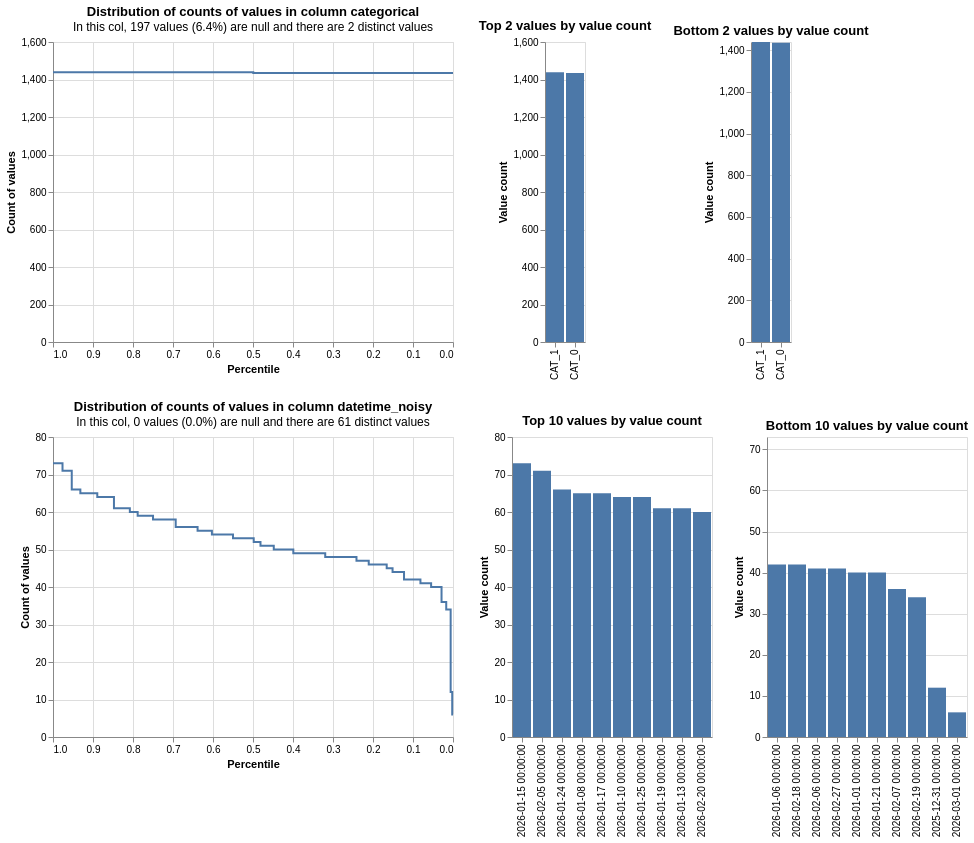

The notebook cell saved with this chart:
### Code cell
from splink.exploratory import profile_columns

db_api = build_api_with_con(MEM_LIMIT, TEMP_DIR)

profile_columns(
    [df1, df2],
    db_api=db_api,
    column_expressions=[
        "categorical",
        "datetime_noisy",
    ],
)

### Figure 1 — Vega-Lite specification as saved in the notebook (floating-point values rounded to 4 significant figures)
{"config": {"view": {"continuousWidth": 400, "continuousHeight": 300}}, "vconcat": [{"hconcat": [{"mark": {"type": "line", "interpolate": "step-before"}, "data": {"values": [{"percentile_ex_nulls": 0.4993, "percentile_inc_nulls": 0.5314, "value_count": 1439, "group_name": "categorical", "total_non_null_rows": 2874, "total_rows_inc_nulls": 3071, "sum_tokens_in_value_count_group": 1439, "distinct_value_count": 2}, {"percentile_ex_nulls": 0.0, "percentile_inc_nulls": 0.06415, "value_count": 1435, "group_name": "categorical", "total_non_null_rows": 2874, "total_rows_inc_nulls": 3071, "sum_tokens_in_value_count_group": 1435, "distinct_value_count": 2}, {"percentile_ex_nulls": 1.0, "percentile_inc_nulls": 1.0, "value_count": 1439, "group_name": "categorical", "total_non_null_rows": 2874, "total_rows_inc_nulls": 3071, "sum_tokens_in_value_count_group": 1439, "distinct_value_count": 2}]}, "encoding": {"tooltip": [{"field": "value_count", "type": "quantitative"}, {"field": "percentile_ex_nulls", "type": "quantitative"}, {"field": "percentile_inc_nulls", "type": "quantitative"}, {"field": "total_non_null_rows", "type": "quantitative"}, {"field": "total_rows_inc_nulls", "type": "quantitative"}], "x": {"field": "percentile_ex_nulls", "sort": "descending", "title": "Percentile", "type": "quantitative"}, "y": {"field": "value_count", "title": "Count of values", "type": "quantitative"}}, "title": {"text": "Distribution of counts of values in column categorical", "subtitle": "In this col, 197 values (6.4%) are null and there are 2 distinct values"}}, {"mark": "bar", "data": {"values": [{"value_count": 1439, "group_name": "categorical", "value": "CAT_1", "total_non_null_rows": 2874, "total_rows_inc_nulls": 3071, "distinct_value_count": 2}, {"value_count": 1435, "group_name": "categorical", "value": "CAT_0", "total_non_null_rows": 2874, "total_rows_inc_nulls": 3071, "distinct_value_count": 2}]}, "encoding": {"tooltip": [{"field": "value", "type": "nominal"}, {"field": "value_count", "type": "quantitative"}, {"field": "total_non_null_rows", "type": "quantitative"}, {"field": "total_rows_inc_nulls", "type": "quantitative"}], "x": {"field": "value", "sort": "-y", "title": null, "type": "nominal"}, "y": {"field": "value_count", "title": "Value count", "type": "quantitative"}}, "title": "Top 2 values by value count"}, {"mark": "bar", "data": {"values": [{"value_count": 1435, "group_name": "categorical", "value": "CAT_0", "total_non_null_rows": 2874, "total_rows_inc_nulls": 3071, "distinct_value_count": 2}, {"value_count": 1439, "group_name": "categorical", "value": "CAT_1", "total_non_null_rows": 2874, "total_rows_inc_nulls": 3071, "distinct_value_count": 2}]}, "encoding": {"tooltip": [{"field": "value", "type": "nominal"}, {"field": "value_count", "type": "quantitative"}, {"field": "total_non_null_rows", "type": "quantitative"}, {"field": "total_rows_inc_nulls", "type": "quantitative"}], "x": {"field": "value", "sort": "-y", "title": null, "type": "nominal"}, "y": {"field": "value_count", "scale": {"domain": [0, 1439]}, "title": "Value count", "type": "quantitative"}}, "title": "Bottom 2 values by value count"}]}, {"hconcat": [{"mark": {"type": "line", "interpolate": "step-before"}, "data": {"values": [{"percentile_ex_nulls": 0.9762, "percentile_inc_nulls": 0.9762, "value_count": 73, "group_name": "datetime_noisy", "total_non_null_rows": 3071, "total_rows_inc_nulls": 3071, "sum_tokens_in_value_count_group": 73, "distinct_value_count": 61}, {"percentile_ex_nulls": 0.9531, "percentile_inc_nulls": 0.9531, "value_count": 71, "group_name": "datetime_noisy", "total_non_null_rows": 3071, "total_rows_inc_nulls": 3071, "sum_tokens_in_value_count_group": 71, "distinct_value_count": 61}, {"percentile_ex_nulls": 0.9316, "percentile_inc_nulls": 0.9316, "value_count": 66, "group_name": "datetime_noisy", "total_non_null_rows": 3071, "total_rows_inc_nulls": 3071, "sum_tokens_in_value_count_group": 66, "distinct_value_count": 61}, {"percentile_ex_nulls": 0.8893, "percentile_inc_nulls": 0.8893, "value_count": 65, "group_name": "datetime_noisy", "total_non_null_rows": 3071, "total_rows_inc_nulls": 3071, "sum_tokens_in_value_count_group": 130, "distinct_value_count": 61}, {"percentile_ex_nulls": 0.8476, "percentile_inc_nulls": 0.8476, "value_count": 64, "group_name": "datetime_noisy", "total_non_null_rows": 3071, "total_rows_inc_nulls": 3071, "sum_tokens_in_value_count_group": 128, "distinct_value_count": 61}, {"percentile_ex_nulls": 0.8079, "percentile_inc_nulls": 0.8079, "value_count": 61, "group_name": "datetime_noisy", "total_non_null_rows": 3071, "total_rows_inc_nulls": 3071, "sum_tokens_in_value_count_group": 122, "distinct_value_count": 61}, {"percentile_ex_nulls": 0.7883, "percentile_inc_nulls": 0.7883, "value_count": 60, "group_name": "datetime_noisy", "total_non_null_rows": 3071, "total_rows_inc_nulls": 3071, "sum_tokens_in_value_count_group": 60, "distinct_value_count": 61}, {"percentile_ex_nulls": 0.7499, "percentile_inc_nulls": 0.7499, "value_count": 59, "group_name": "datetime_noisy", "total_non_null_rows": 3071, "total_rows_inc_nulls": 3071, "sum_tokens_in_value_count_group": 118, "distinct_value_count": 61}, {"percentile_ex_nulls": 0.6933, "percentile_inc_nulls": 0.6933, "value_count": 58, "group_name": "datetime_noisy", "total_non_null_rows": 3071, "total_rows_inc_nulls": 3071, "sum_tokens_in_value_count_group": 174, "distinct_value_count": 61}, {"percentile_ex_nulls": 0.6386, "percentile_inc_nulls": 0.6386, "value_count": 56, "group_name": "datetime_noisy", "total_non_null_rows": 3071, "total_rows_inc_nulls": 3071, "sum_tokens_in_value_count_group": 168, "distinct_value_count": 61}, {"percentile_ex_nulls": 0.6027, "percentile_inc_nulls": 0.6027, "value_count": 55, "group_name": "datetime_noisy", "total_non_null_rows": 3071, "total_rows_inc_nulls": 3071, "sum_tokens_in_value_count_group": 110, "distinct_value_count": 61}, {"percentile_ex_nulls": 0.55, "percentile_inc_nulls": 0.55, "value_count": 54, "group_name": "datetime_noisy", "total_non_null_rows": 3071, "total_rows_inc_nulls": 3071, "sum_tokens_in_value_count_group": 162, "distinct_value_count": 61}, {"percentile_ex_nulls": 0.4982, "percentile_inc_nulls": 0.4982, "value_count": 53, "group_name": "datetime_noisy", "total_non_null_rows": 3071, "total_rows_inc_nulls": 3071, "sum_tokens_in_value_count_group": 159, "distinct_value_count": 61}, {"percentile_ex_nulls": 0.4813, "percentile_inc_nulls": 0.4813, "value_count": 52, "group_name": "datetime_noisy", "total_non_null_rows": 3071, "total_rows_inc_nulls": 3071, "sum_tokens_in_value_count_group": 52, "distinct_value_count": 61}, {"percentile_ex_nulls": 0.4481, "percentile_inc_nulls": 0.4481, "value_count": 51, "group_name": "datetime_noisy", "total_non_null_rows": 3071, "total_rows_inc_nulls": 3071, "sum_tokens_in_value_count_group": 102, "distinct_value_count": 61}, {"percentile_ex_nulls": 0.3992, "percentile_inc_nulls": 0.3992, "value_count": 50, "group_name": "datetime_noisy", "total_non_null_rows": 3071, "total_rows_inc_nulls": 3071, "sum_tokens_in_value_count_group": 150, "distinct_value_count": 61}, {"percentile_ex_nulls": 0.3194, "percentile_inc_nulls": 0.3194, "value_count": 49, "group_name": "datetime_noisy", "total_non_null_rows": 3071, "total_rows_inc_nulls": 3071, "sum_tokens_in_value_count_group": 245, "distinct_value_count": 61}, {"percentile_ex_nulls": 0.2413, "percentile_inc_nulls": 0.2413, "value_count": 48, "group_name": "datetime_noisy", "total_non_null_rows": 3071, "total_rows_inc_nulls": 3071, "sum_tokens_in_value_count_group": 240, "distinct_value_count": 61}, {"percentile_ex_nulls": 0.2107, "percentile_inc_nulls": 0.2107, "value_count": 47, "group_name": "datetime_noisy", "total_non_null_rows": 3071, "total_rows_inc_nulls": 3071, "sum_tokens_in_value_count_group": 94, "distinct_value_count": 61}, {"percentile_ex_nulls": 0.1657, "percentile_inc_nulls": 0.1657, "value_count": 46, "group_name": "datetime_noisy", "total_non_null_rows": 3071, "total_rows_inc_nulls": 3071, "sum_tokens_in_value_count_group": 138, "distinct_value_count": 61}, {"percentile_ex_nulls": 0.1511, "percentile_inc_nulls": 0.1511, "value_count": 45, "group_name": "datetime_noisy", "total_non_null_rows": 3071, "total_rows_inc_nulls": 3071, "sum_tokens_in_value_count_group": 45, "distinct_value_count": 61}, {"percentile_ex_nulls": 0.1224, "percentile_inc_nulls": 0.1224, "value_count": 44, "group_name": "datetime_noisy", "total_non_null_rows": 3071, "total_rows_inc_nulls": 3071, "sum_tokens_in_value_count_group": 88, "distinct_value_count": 61}, {"percentile_ex_nulls": 0.08141, "percentile_inc_nulls": 0.08141, "value_count": 42, "group_name": "datetime_noisy", "total_non_null_rows": 3071, "total_rows_inc_nulls": 3071, "sum_tokens_in_value_count_group": 126, "distinct_value_count": 61}, {"percentile_ex_nulls": 0.05471, "percentile_inc_nulls": 0.05471, "value_count": 41, "group_name": "datetime_noisy", "total_non_null_rows": 3071, "total_rows_inc_nulls": 3071, "sum_tokens_in_value_count_group": 82, "distinct_value_count": 61}, {"percentile_ex_nulls": 0.02866, "percentile_inc_nulls": 0.02866, "value_count": 40, "group_name": "datetime_noisy", "total_non_null_rows": 3071, "total_rows_inc_nulls": 3071, "sum_tokens_in_value_count_group": 80, "distinct_value_count": 61}, {"percentile_ex_nulls": 0.01693, "percentile_inc_nulls": 0.01693, "value_count": 36, "group_name": "datetime_noisy", "total_non_null_rows": 3071, "total_rows_inc_nulls": 3071, "sum_tokens_in_value_count_group": 36, "distinct_value_count": 61}, {"percentile_ex_nulls": 0.005861, "percentile_inc_nulls": 0.005861, "value_count": 34, "group_name": "datetime_noisy", "total_non_null_rows": 3071, "total_rows_inc_nulls": 3071, "sum_tokens_in_value_count_group": 34, "distinct_value_count": 61}, {"percentile_ex_nulls": 0.001954, "percentile_inc_nulls": 0.001954, "value_count": 12, "group_name": "datetime_noisy", "total_non_null_rows": 3071, "total_rows_inc_nulls": 3071, "sum_tokens_in_value_count_group": 12, "distinct_value_count": 61}, {"percentile_ex_nulls": 0.0, "percentile_inc_nulls": 0.0, "value_count": 6, "group_name": "datetime_noisy", "total_non_null_rows": 3071, "total_rows_inc_nulls": 3071, "sum_tokens_in_value_count_group": 6, "distinct_value_count": 61}, {"percentile_ex_nulls": 1.0, "percentile_inc_nulls": 1.0, "value_count": 73, "group_name": "datetime_noisy", "total_non_null_rows": 3071, "total_rows_inc_nulls": 3071, "sum_tokens_in_value_count_group": 73, "distinct_value_count": 61}]}, "encoding": {"tooltip": [{"field": "value_count", "type": "quantitative"}, {"field": "percentile_ex_nulls", "type": "quantitative"}, {"field": "percentile_inc_nulls", "type": "quantitative"}, {"field": "total_non_null_rows", "type": "quantitative"}, {"field": "total_rows_inc_nulls", "type": "quantitative"}], "x": {"field": "percentile_ex_nulls", "sort": "descending", "title": "Percentile", "type": "quantitative"}, "y": {"field": "value_count", "title": "Count of values", "type": "quantitative"}}, "title": {"text": "Distribution of counts of values in column datetime_noisy", "subtitle": "In this col, 0 values (0.0%) are null and there are 61 distinct values"}}, {"mark": "bar", "data": {"values": [{"value_count": 73, "group_name": "datetime_noisy", "value": "2026-01-15 00:00:00", "total_non_null_rows": 3071, "total_rows_inc_nulls": 3071, "distinct_value_count": 61}, {"value_count": 71, "group_name": "datetime_noisy", "value": "2026-02-05 00:00:00", "total_non_null_rows": 3071, "total_rows_inc_nulls": 3071, "distinct_value_count": 61}, {"value_count": 66, "group_name": "datetime_noisy", "value": "2026-01-24 00:00:00", "total_non_null_rows": 3071, "total_rows_inc_nulls": 3071, "distinct_value_count": 61}, {"value_count": 65, "group_name": "datetime_noisy", "value": "2026-01-08 00:00:00", "total_non_null_rows": 3071, "total_rows_inc_nulls": 3071, "distinct_value_count": 61}, {"value_count": 65, "group_name": "datetime_noisy", "value": "2026-01-17 00:00:00", "total_non_null_rows": 3071, "total_rows_inc_nulls": 3071, "distinct_value_count": 61}, {"value_count": 64, "group_name": "datetime_noisy", "value": "2026-01-10 00:00:00", "total_non_null_rows": 3071, "total_rows_inc_nulls": 3071, "distinct_value_count": 61}, {"value_count": 64, "group_name": "datetime_noisy", "value": "2026-01-25 00:00:00", "total_non_null_rows": 3071, "total_rows_inc_nulls": 3071, "distinct_value_count": 61}, {"value_count": 61, "group_name": "datetime_noisy", "value": "2026-01-19 00:00:00", "total_non_null_rows": 3071, "total_rows_inc_nulls": 3071, "distinct_value_count": 61}, {"value_count": 61, "group_name": "datetime_noisy", "value": "2026-01-13 00:00:00", "total_non_null_rows": 3071, "total_rows_inc_nulls": 3071, "distinct_value_count": 61}, {"value_count": 60, "group_name": "datetime_noisy", "value": "2026-02-20 00:00:00", "total_non_null_rows": 3071, "total_rows_inc_nulls": 3071, "distinct_value_count": 61}]}, "encoding": {"tooltip": [{"field": "value", "type": "nominal"}, {"field": "value_count", "type": "quantitative"}, {"field": "total_non_null_rows", "type": "quantitative"}, {"field": "total_rows_inc_nulls", "type": "quantitative"}], "x": {"field": "value", "sort": "-y", "title": null, "type": "nominal"}, "y": {"field": "value_count", "title": "Value count", "type": "quantitative"}}, "title": "Top 10 values by value count"}, {"mark": "bar", "data": {"values": [{"value_count": 6, "group_name": "datetime_noisy", "value": "2026-03-01 00:00:00", "total_non_null_rows": 3071, "total_rows_inc_nulls": 3071, "distinct_value_count": 61}, {"value_count": 12, "group_name": "datetime_noisy", "value": "2025-12-31 00:00:00", "total_non_null_rows": 3071, "total_rows_inc_nulls": 3071, "distinct_value_count": 61}, {"value_count": 34, "group_name": "datetime_noisy", "value": "2026-02-19 00:00:00", "total_non_null_rows": 3071, "total_rows_inc_nulls": 3071, "distinct_value_count": 61}, {"value_count": 36, "group_name": "datetime_noisy", "value": "2026-02-07 00:00:00", "total_non_null_rows": 3071, "total_rows_inc_nulls": 3071, "distinct_value_count": 61}, {"value_count": 40, "group_name": "datetime_noisy", "value": "2026-01-01 00:00:00", "total_non_null_rows": 3071, "total_rows_inc_nulls": 3071, "distinct_value_count": 61}, {"value_count": 40, "group_name": "datetime_noisy", "value": "2026-01-21 00:00:00", "total_non_null_rows": 3071, "total_rows_inc_nulls": 3071, "distinct_value_count": 61}, {"value_count": 41, "group_name": "datetime_noisy", "value": "2026-02-06 00:00:00", "total_non_null_rows": 3071, "total_rows_inc_nulls": 3071, "distinct_value_count": 61}, {"value_count": 41, "group_name": "datetime_noisy", "value": "2026-02-27 00:00:00", "total_non_null_rows": 3071, "total_rows_inc_nulls": 3071, "distinct_value_count": 61}, {"value_count": 42, "group_name": "datetime_noisy", "value": "2026-01-06 00:00:00", "total_non_null_rows": 3071, "total_rows_inc_nulls": 3071, "distinct_value_count": 61}, {"value_count": 42, "group_name": "datetime_noisy", "value": "2026-02-18 00:00:00", "total_non_null_rows": 3071, "total_rows_inc_nulls": 3071, "distinct_value_count": 61}]}, "encoding": {"tooltip": [{"field": "value", "type": "nominal"}, {"field": "value_count", "type": "quantitative"}, {"field": "total_non_null_rows", "type": "quantitative"}, {"field": "total_rows_inc_nulls", "type": "quantitative"}], "x": {"field": "value", "sort": "-y", "title": null, "type": "nominal"}, "y": {"field": "value_count", "scale": {"domain": [0, 73]}, "title": "Value count", "type": "quantitative"}}, "title": "Bottom 10 values by value count"}]}], "$schema": "https://vega.github.io/schema/vega-lite/v5.9.3.json"}
